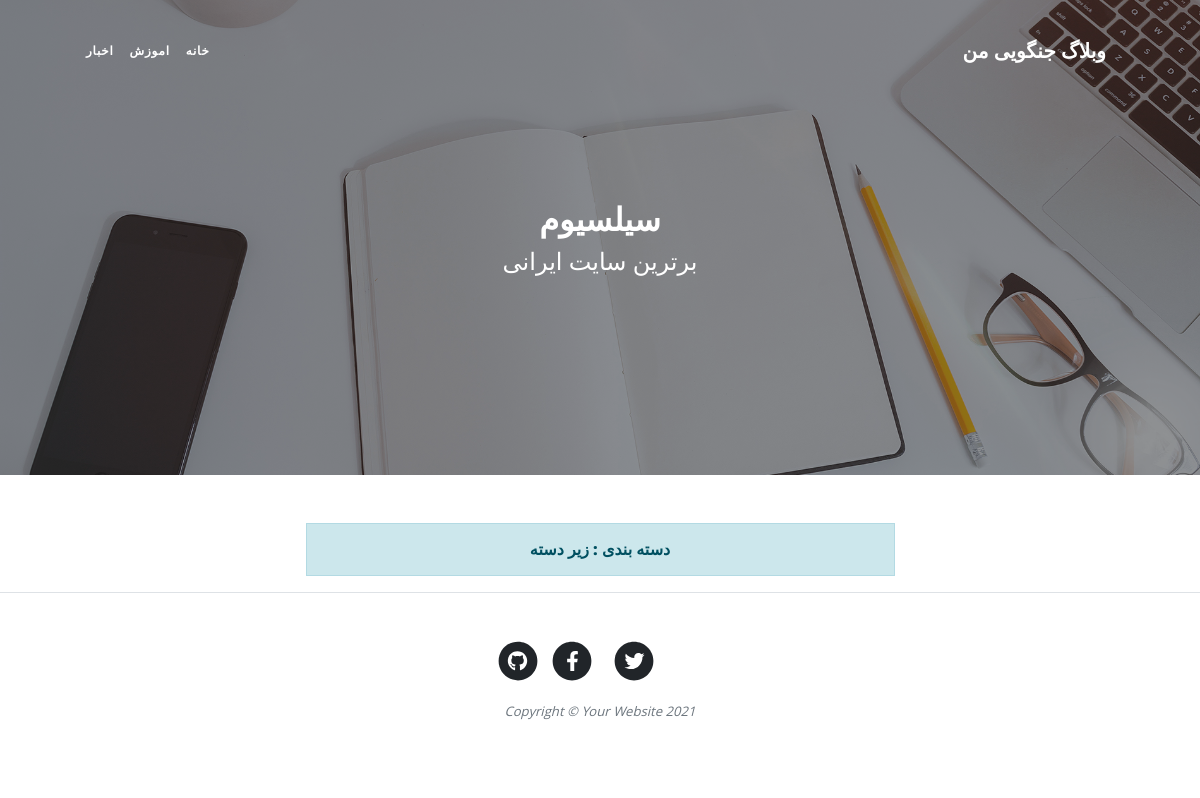
/category/zr-dsth, run on the app's committed database.
### blog/models.py (models this page shows, shortened)
class Category(models.Model):
    parent = models.ForeignKey('self', default=None, null=True,blank=True,on_delete=models.SET_NULL,related_name='children', verbose_name='زیردسته')
    title = models.CharField(max_length=200, verbose_name='عنوان دسته بندی')
    slug = models.SlugField(max_length=100, unique=True, verbose_name='ادرس دسته بندی')
    status = models.BooleanField(default=True, verbose_name='ایا نمایش داده شود؟')
    position = models.IntegerField(verbose_name='پوزیشن')
    class Meta:
        verbose_name = 'دسته بندی'
        verbose_name_plural = 'دسته بندی ها'
        ordering = ['position']
    objects= CategoryManager()

### blog/views.py (the view)
# urls.py: path('category/<slug:slug>', views.CategoryList.as_view(), name='blog_category'),
class CategoryList(ListView):
    def get_queryset(self):
        global category
        slug = self.kwargs.get('slug')
        category = get_object_or_404(Category.objects.active(), slug=slug)
        return category.articles.published()
    def get_context_data(self, *, object_list=None, **kwargs):
        context = super().get_context_data(**kwargs)
        context['category'] = category
        return context
    context_object_name = 'articles'
    template_name = 'blog/category.html'
    paginate_by = 2

### blog/models.py (called while the page is built)
    def published(self):
        return self.filter(status='p')

    def active(self):
        return self.filter(status=True)

### blog/templatetags/base_tags.py (called while the page is built)
@register.simple_tag
def title(data='وبلاگ جنگویی من '):
    return data

@register.inclusion_tag('blog/partials/category_navbar.html')
def category_navbar():
    return {
        'category': Category.objects.filter(status=True)
    }

### blog/templates/blog/category.html (shortened to what this page needs)
{% extends 'blog/base.html' %}
{% load static %}
{% block main %}
        <header class="masthead" style="background-image: url({% static 'blog/assets/img/home-bg.jpg' %})">
            <div class="container position-relative px-4 px-lg-5">
                <div class="row gx-4 gx-lg-5 justify-content-center">
                    <div class="col-md-10 col-lg-8 col-xl-7">
                        <div class="site-heading">
                            <h1>سیلسیوم</h1>
                            <span class="subheading">برترین سایت ایرانی</span>
                        </div>
                    </div>
                </div>
            </div>
        </header>
    <div class="container px-4 px-lg-5">
            <div class="row gx-4 gx-lg-5 justify-content-center">
                <div class="col-md-10 col-lg-8 col-xl-7">
                <h3 class="alert alert-primary text-center">دسته بندی : {{ category.title }}</h3>
                </div>
            </div>
        </div>
{% endblock %}

### blog/templates/blog/partials/category_navbar.html (shortened to what this page needs)
<div class="collapse navbar-collapse nav" id="navbarResponsive">
    <ul class="navbar-nav ml-auto ms-auto py-4 py-lg-0">
        <li class="navbar-nav ml-auto ms-auto py-4 py-lg-0  ">
            <li class="nav-item">
                <a class="nav-link " href="{% url 'blog:blog_home' %}">خانه</a>
            </li>
            {% for cat in category %}
                {% if cat.parent == None %}
                    <li class="nav-item">
                        <a class="nav-link " href="{% url 'blog:blog_category' cat.slug %}">{{ cat.title }}</a>
                    </li>
                {% endif %}
            {% endfor %}
    </ul>
</div>

### blog/static/blog/css/rtl.css (style rules this page uses)
body { font-family: Sahel, serif; direction: rtl; text-align: right; font-size: 15px; }
.navbar-nav { margin-left: initial !important; margin-right: auto; }
header.masthead .page-heading h1, header.masthead .page-heading .h1, header.masthead .site-heading h1, header.masthead .site-heading .h1 { font-size: 2rem; }
h3, .h3 { font-size: 16px; }
.nav-item { list-style-type: none; padding: 0; margin: 0; }
.nav ul { padding-right: 0; }
.nav ul li { border-bottom: none; height: 86px; line-height: 86px; font-size: 14px; display: inline-block; float:left; margin: 0 auto; }
.nav ul li a { text-decoration: none; color: #000000; display: block; transition: .3s background-color; padding: 0 24px; }
.nav a { border-bottom: none; }

### data on the page
Category: title "اموزش"
Category: title "اخبار"
Category: title "زیر دسته"
